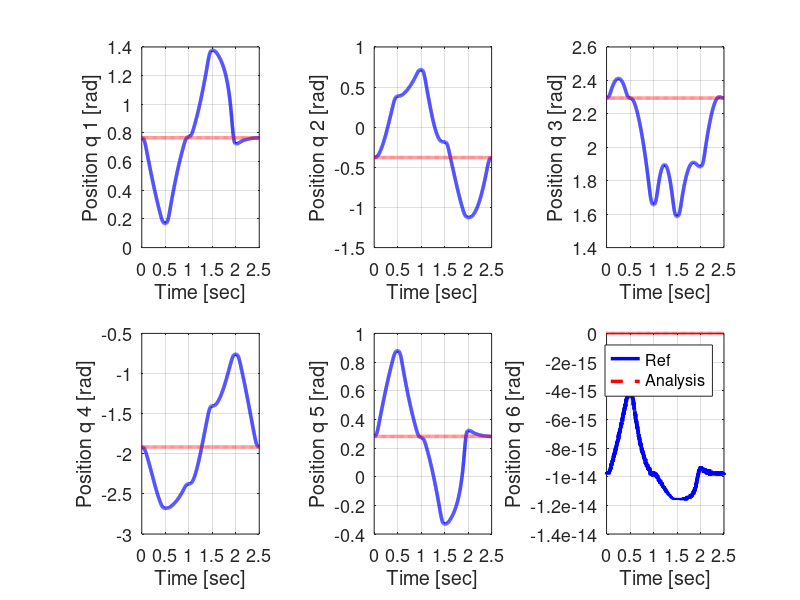
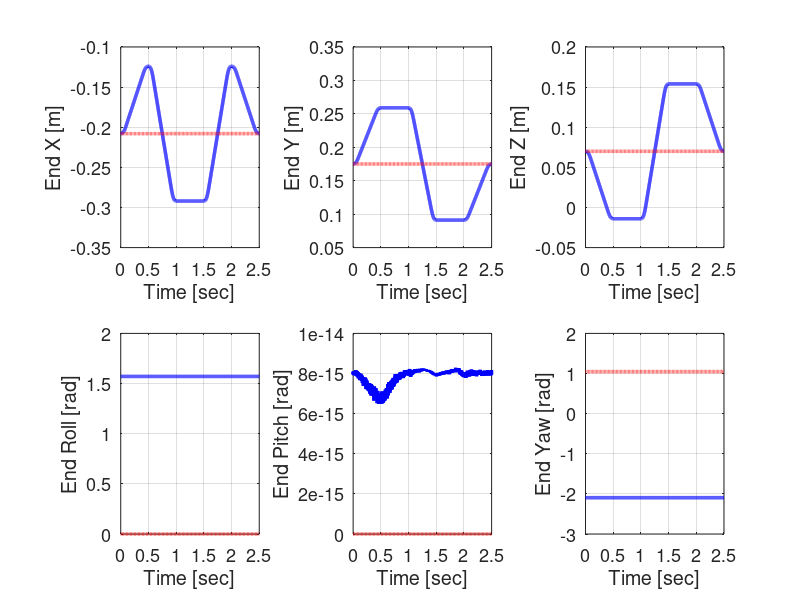
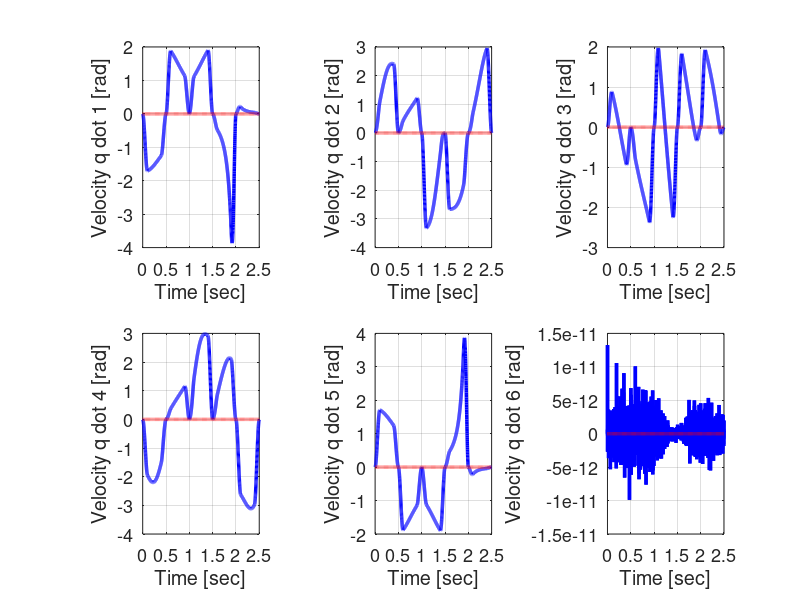
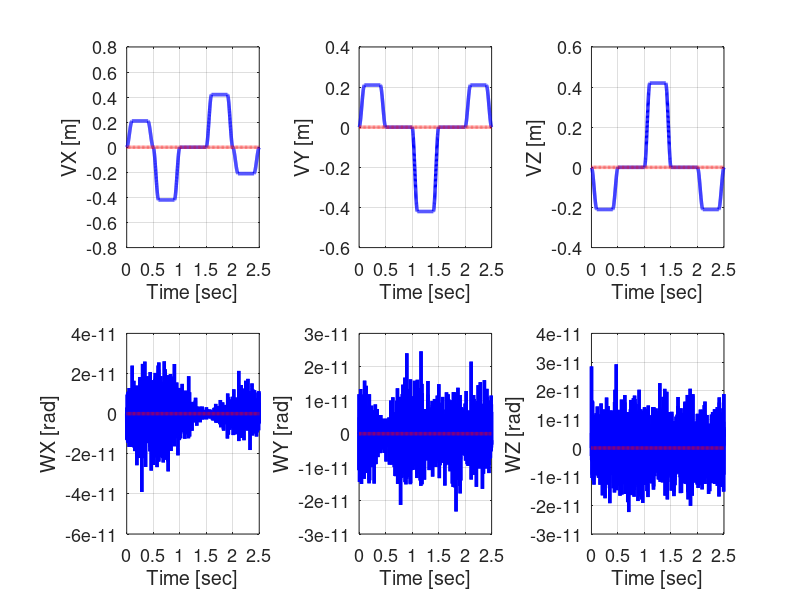

Source code (MATLAB) for these figures, in order:
close all;

ref = load('evaluation_motion_path_generator_recurdyn.txt');
data = load('evaluation_vsd.txt');
% data = load('evaluation_motion_path_generator_matlab.txt');

% ref = load('evaluation_motion_recurdyn.txt');
% data = load('evaluation_motion_matlab.txt');

ylabel_txt = {'End X [m]','End Y [m]','End Z [m]','End Roll [rad]','End Pitch [rad]','End Yaw [rad]'};
ylabel_dot_txt = {'VX [m]','VY [m]','VZ [m]','WX [rad]','WY [rad]','WZ [rad]'};

% figure('Position', [100 100 1720 880])
figure
for i = 1 : 6
%     subplot(4,6,i)
    subplot(2,3,i)
    set(gcf,'Color',[1,1,1])
    plot(ref(:,2), ref(:,i + 2), 'b', 'LineWidth',2.5)
    hold on
    plot(data(:,1), data(:,i + 1), 'r--','LineWidth', 2.5)
    grid on
    xlabel('Time [sec]')
    ylabel(sprintf('Position q %d [rad]', i))
    if i == 6
        legend('Ref','Analysis')
    end
    set(gca,'FontSize',13)
end

figure
for i = 1 : 6
%     subplot(4,6,i+6)
    subplot(2,3,i)
    set(gcf,'Color',[1,1,1])
    plot(ref(:,2), ref(:,i + 8), 'b', 'LineWidth',2.5)
    hold on
    plot(data(:,1), data(:,i + 7), 'r--','LineWidth', 2.5)
    grid on
    xlabel('Time [sec]')
    ylabel(ylabel_txt{i})
    if i == 3
%         legend('Ref','Analysis')
    end
    set(gca,'FontSize',13)
end

figure
for i = 1 : 6
%     subplot(4,6,i+12)
    subplot(2,3,i)
    set(gcf,'Color',[1,1,1])
    plot(ref(:,2), ref(:,i + 14), 'b', 'LineWidth',2.5)
    hold on
    plot(data(:,1), data(:,i + 13), 'r--','LineWidth', 2.5)
    grid on
    xlabel('Time [sec]')
    ylabel(sprintf('Velocity q dot %d [rad]', i))
    if i == 3
%         legend('Ref','Analysis')
    end
    set(gca,'FontSize',13)
end

figure
for i = 1 : 6
%     subplot(4,6,i+18)
    subplot(2,3,i)
    set(gcf,'Color',[1,1,1])
    plot(ref(:,2), ref(:,i + 20), 'b', 'LineWidth',2.5)
    hold on
    plot(data(:,1), data(:,i + 19), 'r--','LineWidth', 2.5)
    grid on
    xlabel('Time [sec]')
    ylabel(ylabel_dot_txt{i})
    if i == 3
%         legend('Ref','Analysis')
    end
    set(gca,'FontSize',13)
end

% figure
% set(gcf,'Color',[1,1,1])
% plot(data(:,1), data(:,end), 'o')
% grid on
% xlabel('Time [sec]')
% ylabel('NR count')
% set(gca,'FontSize',13)

